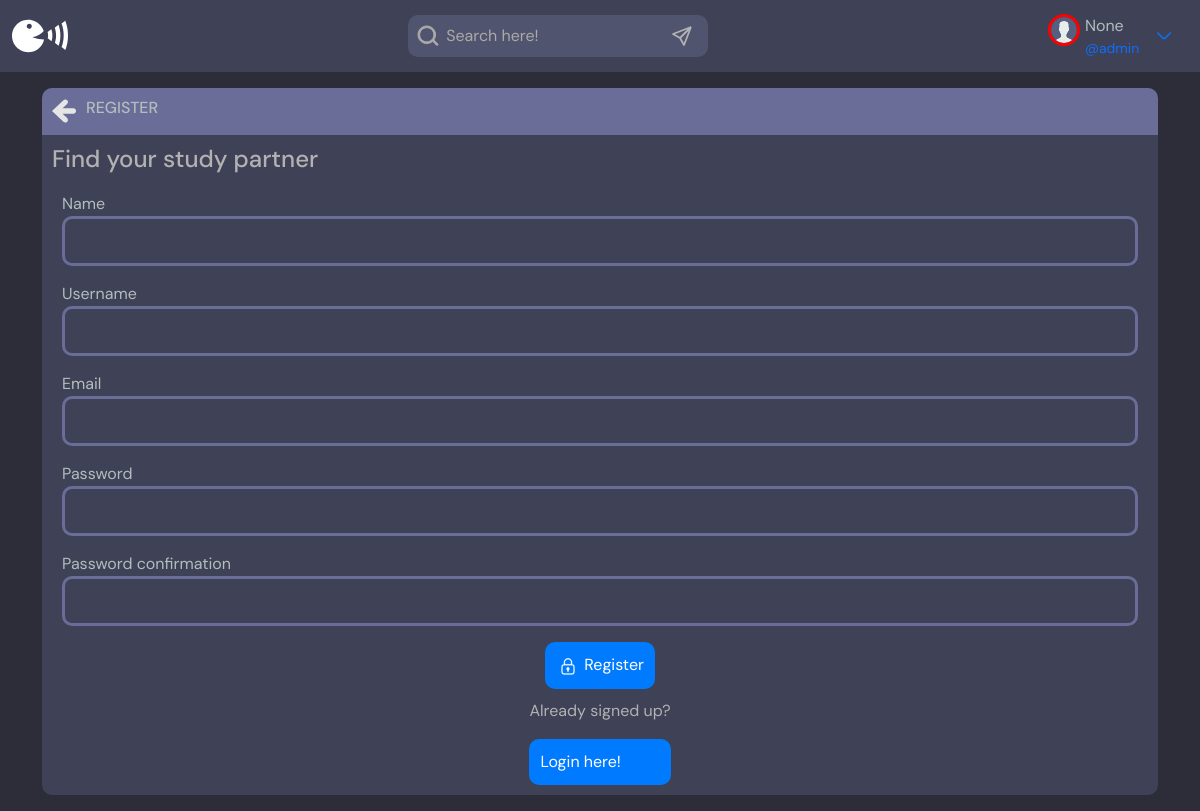
Page /register/ (signed in) on the committed database.
### base/models.py (models this page shows)
class User(AbstractUser):
	name=models.CharField(max_length=200,null=True)#Define the length max to the text | null=True -> Define this new field as a NULL in DB
	username=models.CharField(unique=True,max_length=200,null=True)#Define the length max to the text | null=True -> Define this new field as a NULL in DB
	email=models.EmailField(unique=True,null=True)#This field must be unique to each user | null=True -> Define this new field as a NULL in DB
	bio=models.TextField(null=True)#null=True -> Define this new field as a NULL in DB
	avatar=models.ImageField(null=True, default="avatar.svg")#This command is related to the "pillow" library. This library is a processing image library.
	USERNAME_FIELD='username'#Set a field that will be used in Admin Page to login
	REQUIRED_FIELDS=[]

### base/views.py (the view, shortened to what this page needs)
# urls.py: path('register/',views.registerPage,name="register"),
def registerPage(request):
    page='register'#page name
    form=MyUserCreationForm()#form is equal to a complete user creation form
    context={'page':page,'form':form}
    return render(request,'base/login_register.html',context)

### base/forms.py
class MyUserCreationForm(UserCreationForm):
	class Meta:
		model=User
		fields=['name','username','email','password1','password2']

### base/templates/base/login_register.html (shortened to what this page needs)
{% extends 'main.html' %}
{% load static %}
{% block content %}
    <main class="auth layout">
      {% if page == 'register' %}
        <div class="container">
        <div class="layout__box">
          <div class="layout__boxHeader">
            <div class="layout__boxTitle">
              <a href="{% url 'home' %}">
                <img class="HeightSVG" src="{% static 'images/icons/ArrowLeft.svg' %}">
              </a>
              <h3>Register</h3>
            </div>
          </div>
          <div class="layout__body">
            <h2 class="auth__tagline">Find your study partner</h2>
            <form class="form" action="" method="POST">
              {% for field in form %}
                <div class="form__group form__group">
                  <label for="room_name">{{ field.label }}</label>
                  {{ field }}
                </div>
              {% endfor %}
              <div class="btnLogin">
                <button class="btnConfirma" type="submit">
                  <img class="HeightSVG" src="{% static 'images/icons/Locked.svg' %}">
                  Register
                </button>
              </div>
            </form>
            <div class="auth__action">
              <div>
                <p>Already signed up?</p>
                <a href="{% url 'login' %}" class="btnConfirma">Login here!</a>
              </div>
            </div>
          </div>
        </div>
        </div>
      {% endif %}
    </main>
    {% endblock content %}

### templates/navbar.html (shortened to what this page needs)
{% load static %}
<header class="navbar">
            <div class="container-fluid">
            <a class="logo" href="{% url 'home' %}">
            <img class="imgLogo" src="{% static 'images/icons/Logo.svg' %}">
            </a>
            <form class="formSearch" method="GET" action="{% url 'home' %}">
                <label>
                  <img class="HeightSVG" src="{% static 'images/icons/Search.svg' %}">
                  <input type="text" name="q" class="inputSearch my=2 me-2" placeholder="Search here!">
                </label>
                <button type="submit" class="submitSearchButton">
                <img class="HeightSVG" src="{% static 'images/icons/Send.svg' %}">
              </button>
            </form>
            {% if request.user.is_authenticated %}
              <div class="header__user">
                <a href="{% url 'user-profile' request.user.id %}">
                  <div class="avatar avatar--medium active">
                    <img src="{{ request.user.avatar.url }}" />
                  </div>
                  <div class="Names">
                    <span>{{request.user.name}}</span>
                    <small>@{{request.user.username}}</small>
                  </div>
                </a>
                    <button class="dropdown-button">
                            <img src="{% static 'images/icons/More.svg' %}" class="HeightSVG">
                        </button>
      </div>
                {% else %}
            <a href="{% url 'login' %}" class="btn btn-primary" type="button">
                <img title="Login" class="HeightSVG" src="{% static 'images/icons/UserLogin.svg' %}">
                Login
            </a>
            {% endif %}
        </header>

### static/styles/MainStyle36.css (style rules this page uses)
* { font-family: "DM Sans", -apple-system, BlinkMacSystemFont, "Segoe UI", Roboto, Oxygen, Ubuntu, Cantarell, "Open Sans", "Helvetica Neue", sans-serif; }
main { margin: 1rem; }
input { color: #b2b2b2; }
::placeholder { color: #aaaaaa; }
.formSearch,.formSearchMobile,#formWriteMessage { display: flex; justify-content: space-between; padding: 0.5rem; border-radius: 10px; background-color: #51546e; width: 18.75em; }
.inputSearch { outline: none; caret-color: white; border: none; background-color: #51546e; }
.navbar { background-color: #3f4156; }
.HeightSVG { width: 1.5rem; height: 1.5rem; }
.imgLogo { width: 3.5rem; }
.avatar img { border: 3px solid red; width: 2rem; border-radius: 100%; margin-right: 5px; }
.Names { display: grid; grid-template-rows: auto auto; }
.Names span { color: #b2bdbd; }
.header__user { display: grid; grid-template-columns: auto auto auto; gap: 0.4rem; }
.header__user a { text-decoration: none; display: grid; grid-template-columns: auto auto; }
.dropdown-button { border: none; width: 100%; background-color: #3f4156; }
.layout__box { border-radius: 10px; background-color: #3f4156; }
.layout__body { padding: 0.625rem; }
.layout__boxTitle { display: flex; justify-content: left; background-color: #696d97; padding: 0.625rem; gap: 0.625rem; border-top-left-radius: 10px; border-top-right-radius: 10px; }
.layout__boxTitle h3 { text-transform: uppercase; color: #b2bDBD; font-size: 1rem; }
.btnConfirma { text-decoration: none; border: 3px solid #007bff; border-radius: 10px; background-color: #007bff; padding: 0.5rem; color: white; }
.form { width: 100%; padding: 0.625rem; color: #B2BDBD; }
.form__group { margin-bottom: 1rem; }
.form input { width: 100%; background-color: #3f4156; border-radius: 10px; border: 3px solid #696d97; padding: 0.625rem; color: #B2BDBD; }
.submitSearchButton { border: none; background-color: #51546e; }
.auth__tagline { color: #b2b2b2; font-size: 1.5rem; }
.btnLogin { display: flex; justify-content: center; }
.auth__action { display: flex; justify-content: center; }
.auth__action div p { color: #b2b2b2; }
.auth__action div { display: grid; grid-template-rows: auto auto; }

### rows in the picture
User: user.avatar (placeholder picture), user.name "None", user.username "admin"

### other values in the picture
{{ field.label }} "Name" "Username" "Email" "Password" "Password confirmation"
